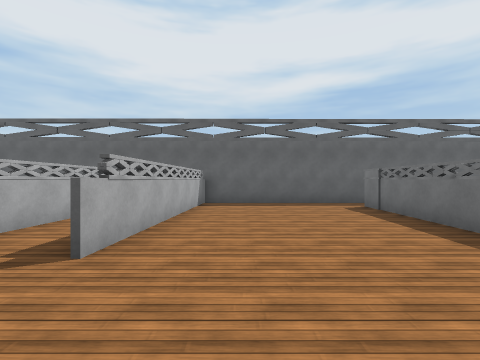
View 1 (above)

19 first-person views from a walk through a Unity game level. The camera is 1.5 m above the floor, looks level and sees 85° across. The floor is counted in squares, 2 m on a side. Each view is taken from the middle of a square. On the plan, view 1 faces up. The plan holds only what a view shows up to about 9 squares ahead; the rest is blank. The place goes on beyond the plan. The player character is not drawn. Surface patterns are stand-ins for the level's own textures.

View 2
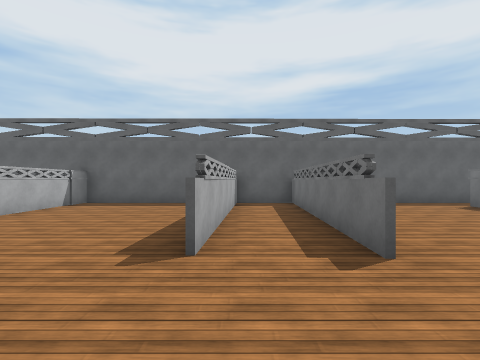

View 3
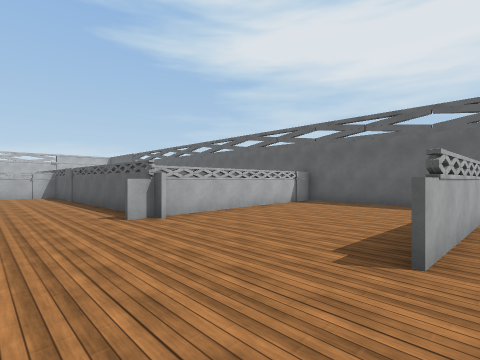

View 4
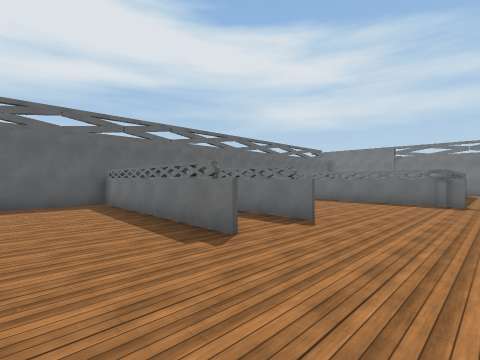

View 5
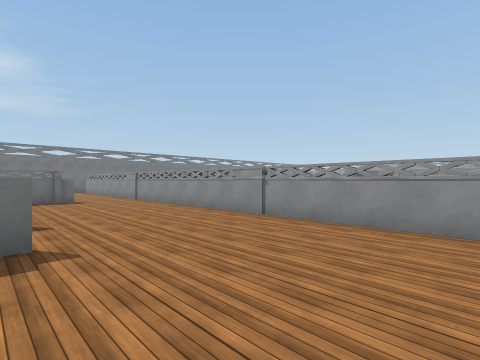

View 6
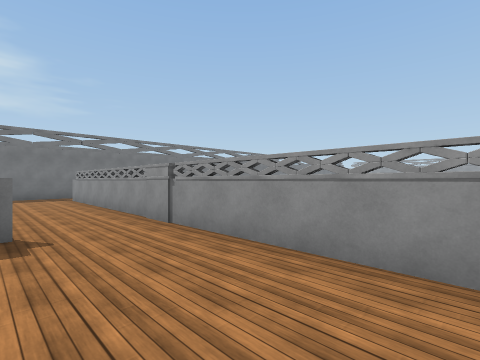

View 7
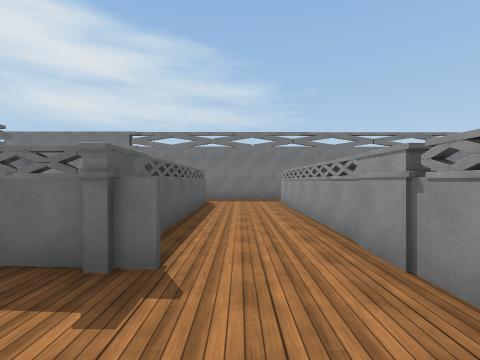

View 8
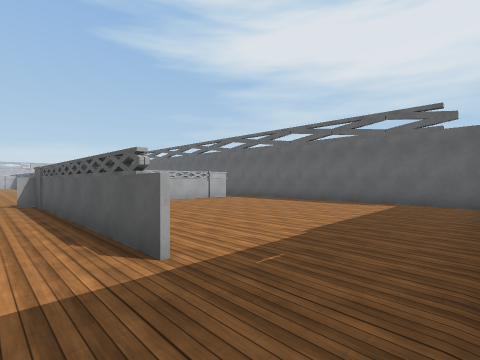

View 9
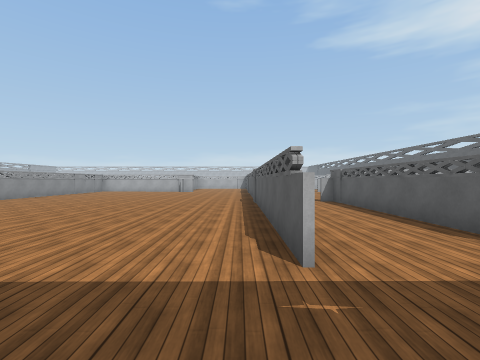

View 10
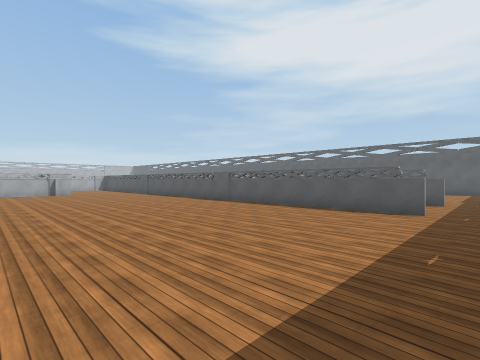

View 11
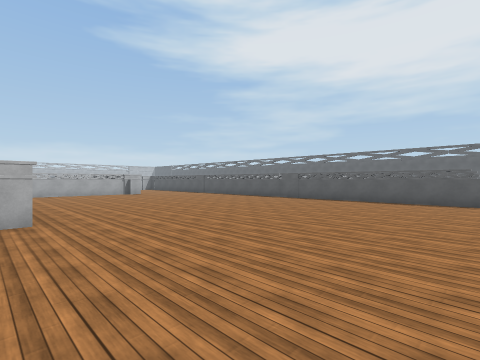

View 12
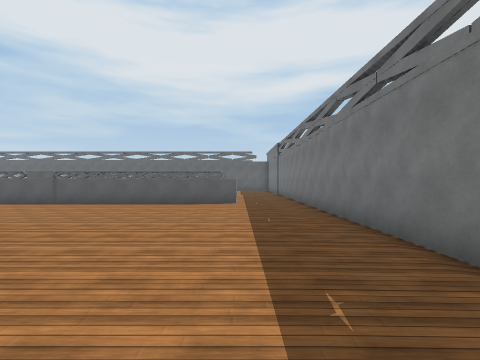

View 13
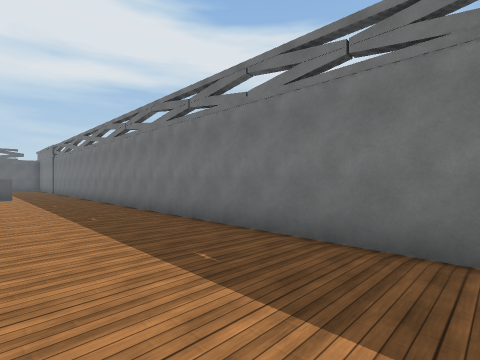

View 14
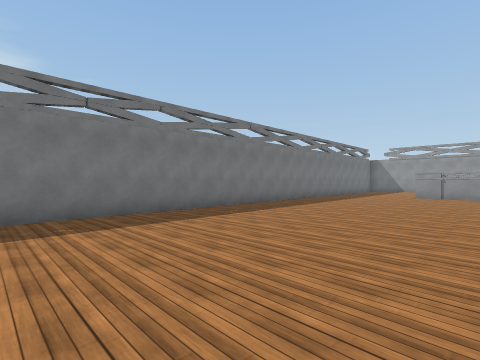

View 15
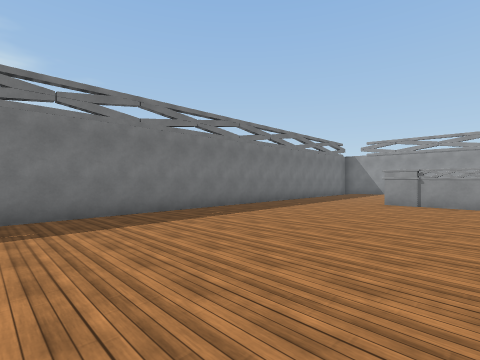

View 16
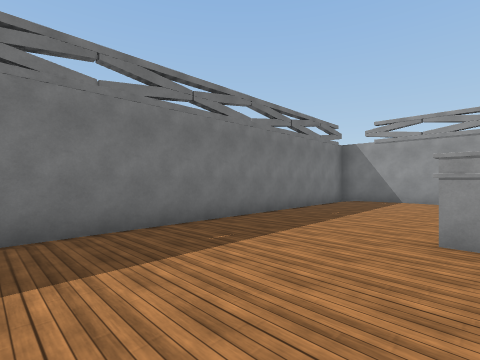

View 17
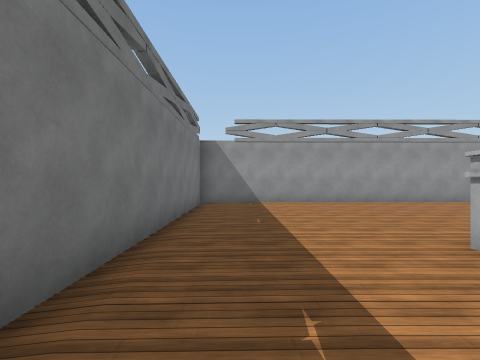

View 18
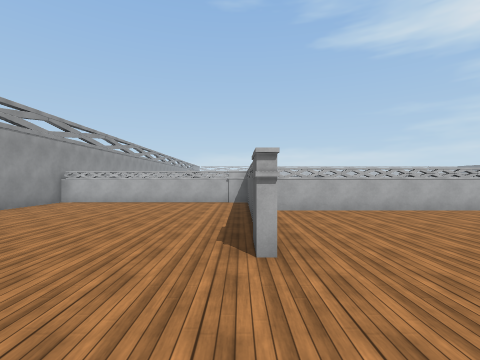

View 19
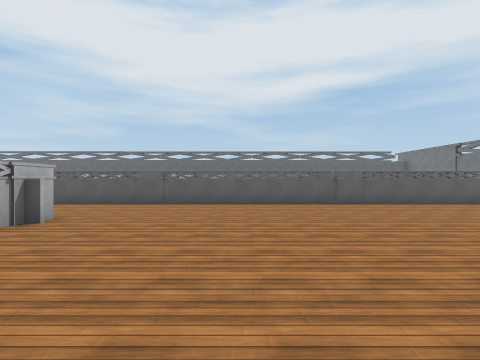

### Floor plan
Points are (right, up) in squares from view 1. A wall is a line through its corners. A room is listed if a view was taken in it or the views show most of it. See-through windows are left out.
Room 1 (views 1, 2, 3, 4, 5, 6, 7)
walls: (-3.5, 2.5) (-3.2, 8.7); (-1.2, 8.7) (-1.5, 2.4); (3.2, 0.7) (3.6, 7.5); (-8, 2.5) (-7.9, 1.9); (4.8, 8.8) (-8.1, 8.7) (-8, 2.8); (-6.8, -1.4) (9.9, -1.4); (9.9, 1.1) (3.1, 1.1)
ways out: opening at (4, 8) to room 2; opening at (9, 0) to room 2; opening at (-7.5, 0.5)
Room 2 (views 8, 9, 10, 11, 12, 13, 14, 15, 16, 17, 18, 19)
walls: (4.7, -10.2) (4.7, -10.8); (4.7, -18.1) (4.7, -23.1); (9.9, -1.5) (-6.1, -1.5); (-3.7, -4.8) (-3.7, -5.8); (6.3, -23.6) (8.5, -23.7); (6.2, -23.8) (2.9, -23.8); (8.5, -23.8) (7.7, -23.8); (2.3, -23.8) (2.3, -30); (11.7, 8.8) (8.1, 8.8); (2, -30) (12.4, -29.9) (12.2, -0.9)
ways out: opening at (4, 8) to room 1; opening at (9, 0) to room 1

Positions as (right, up) in squares from view 1, and headings:
1: (0, 0), facing up
2: (-3, 0), facing up
3: (-3, 0), facing up-left
4: (-6, 0), facing up-right
5: (-7, 3), facing down-right
6: (-1, 1), facing down-right
7: (1, 0), facing right
8: (12, 0), facing up-left
9: (12, -2), facing left
10: (11, -8), facing up-left
11: (10, -11), facing up-left
12: (10, -10), facing up
13: (9, -14), facing up-right
14: (6, -11), facing down-right
15: (6, -15), facing down-right
16: (8, -20), facing down-right
17: (11, -21), facing down
18: (11, -24), facing left
19: (0, -10), facing up
